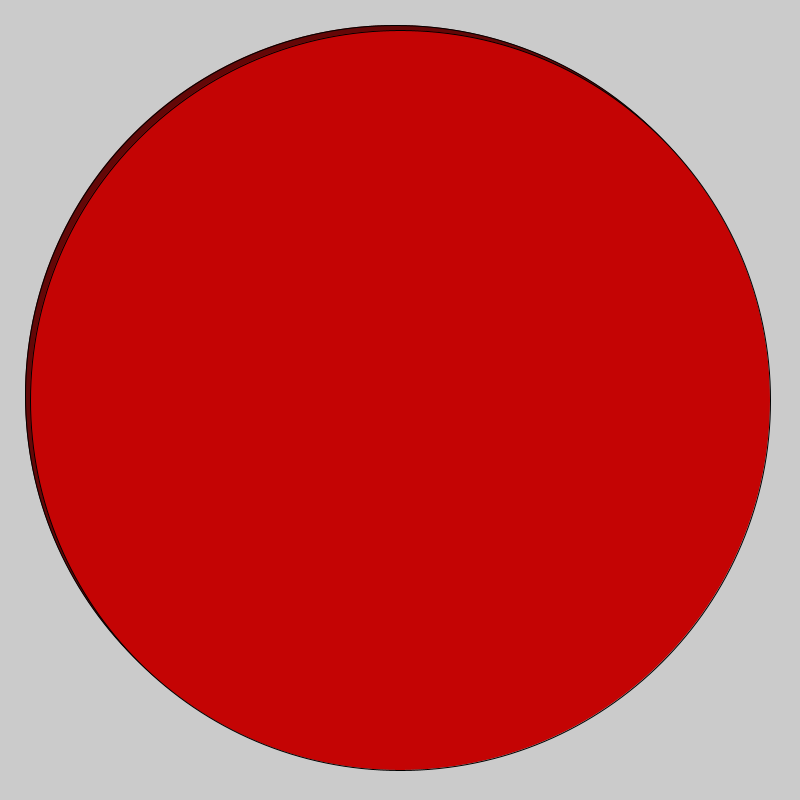
Frame 1 (no input)
Frame 60 (the mouse pressed at the canvas centre just before this capture): identical to frame 1, image omitted
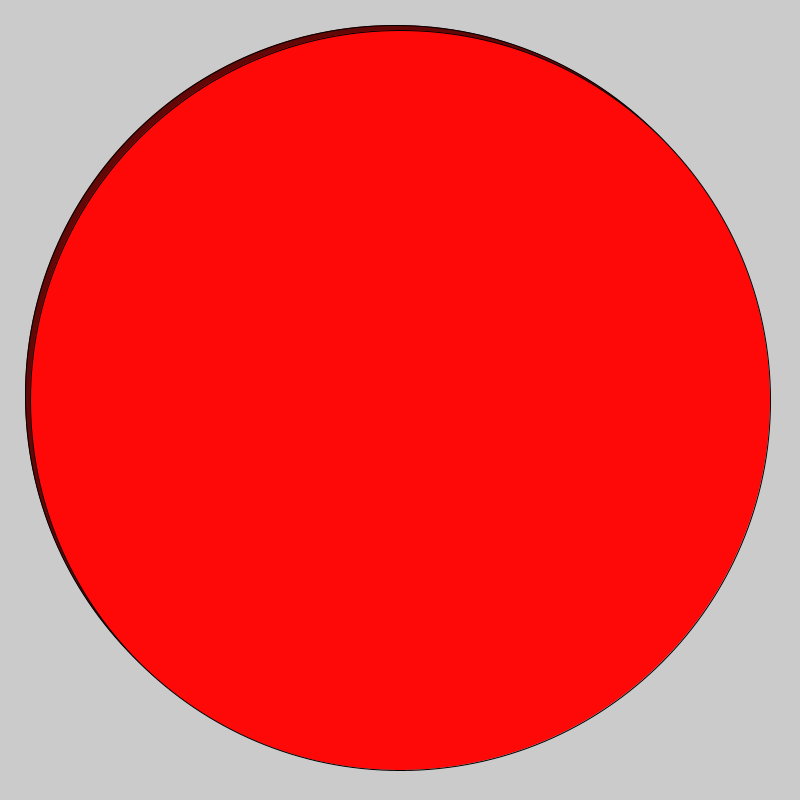
Frame 120 (the mouse held since frame 60 and released just before this capture)

The Processing sketch that drew these frames (run headless with seeded random() and noise(); from frame 60 on, the mouse is pressed at the canvas centre):

// Processing sketch: logicaldot
// ── logicaldot.pde
void setup()
{
  
 size(800,800);
}
void draw()
{
  background(#CBCBCB);
  fill(#640707);
ellipse(395,395,740,740);
if(mousePressed){
  fill(#FF0808);
}else{
   fill(#C40404); 
    
  }
ellipse(400,400,740,740);
}
